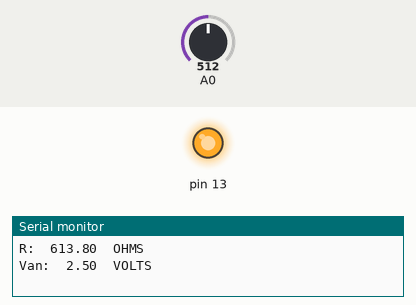
Recording of a sketch running on a simulated Arduino Uno, built with avr-gcc and run on an emulated ATmega328P. Shown: output pins drawn as LEDs (lit = HIGH), the last lines printed to the serial monitor. The test bench sets the inputs (shaded band); at power-on: A0 = 512.

Above: at 9.4 s.
9.5 s: A0 set to 765
12.5 s: A0 set to 793
At 14.6 s:
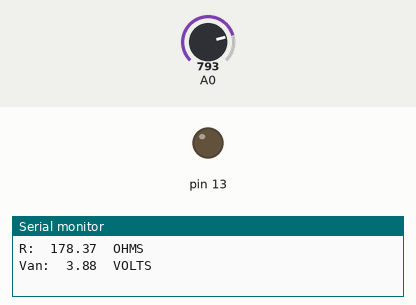
15.5 s: A0 set to 716
At 17.4 s:
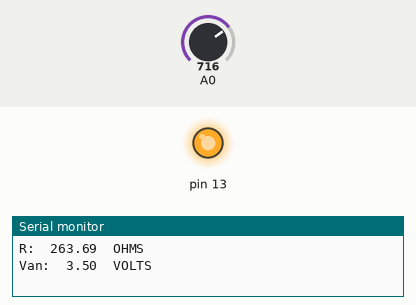
Timing chart, 0 to 18.9 s (numbered marks = the images above; inputs shaded):
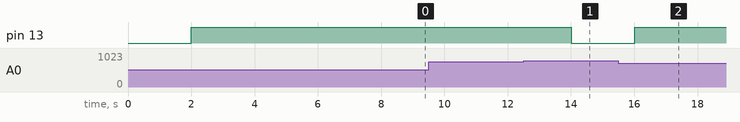

The sketch:

LDR.ino
```cpp
void setup() {
  pinMode (A0, INPUT);
  pinMode (13, OUTPUT);
  Serial.begin(9600);
}

float v=0;
float r=0;
float il=0;
float Van=0;

void loop() {
  delay(2000);
  v=analogRead(A0);
  Van = v*5/1023;
  r=615*((5/Van)-1);
  il= pow((r/128432), -1.1655);
  if(il < 2000)
  {
    digitalWrite(13, HIGH);
  }
  else
  {
    digitalWrite(13, LOW);
  }
  Serial.println(" ");
  Serial.print("IL:  ");
  Serial.print(il);
  Serial.print("  LUX");
  Serial.println(" ");
  Serial.print("R:  ");
  Serial.print(r);
  Serial.print("  OHMS");
  Serial.println(" ");
  Serial.print("Van:  ");
  Serial.print(Van);
  Serial.print("  VOLTS");
  Serial.println(" ");
  Serial.println(" ");
}
```

Measured:
- the behaviour switches between 782 and 783 on A0 (found by bisection; images 0 and 1)
- after the input at 12.5 s, pin 13: HIGH → LOW after 1.5 s
- after the input at 15.5 s, pin 13: LOW → HIGH after 0.52 s
